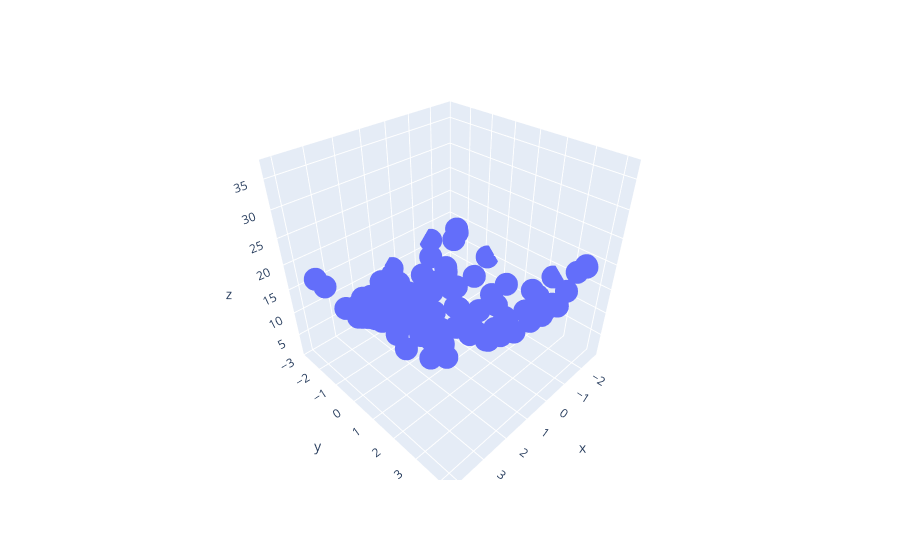

Notebook source saved alongside this figure:
### Code cell
import plotly.express as px
df = px.data.iris()
fig = px.scatter_3d(df, x=x.ravel(), y=y.ravel(), z=z.ravel())
fig.show()
